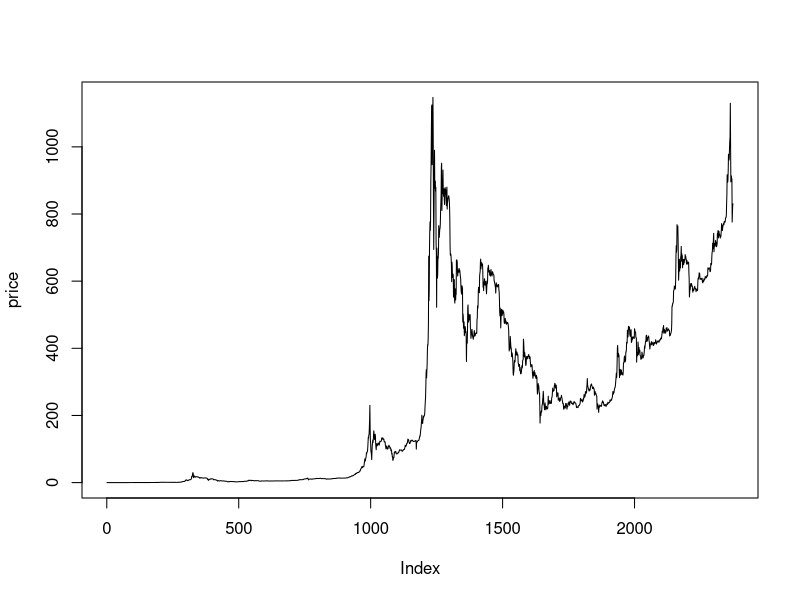
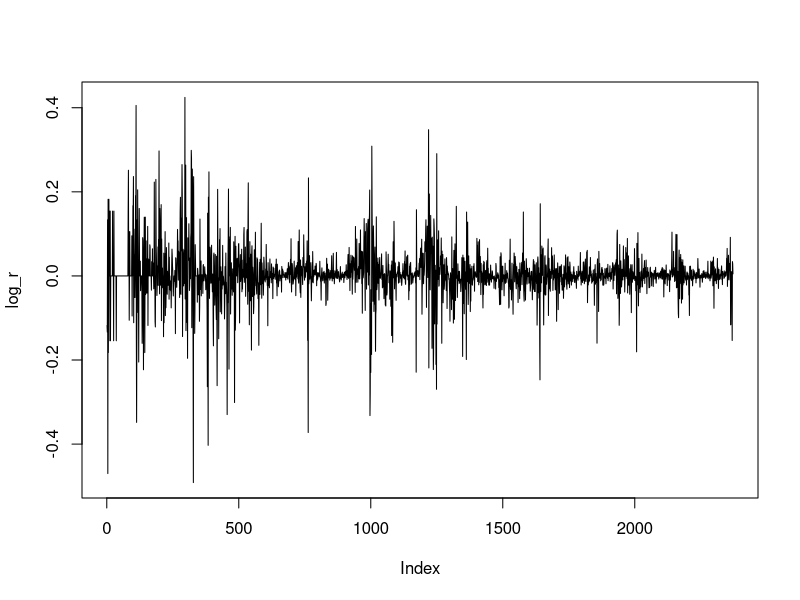
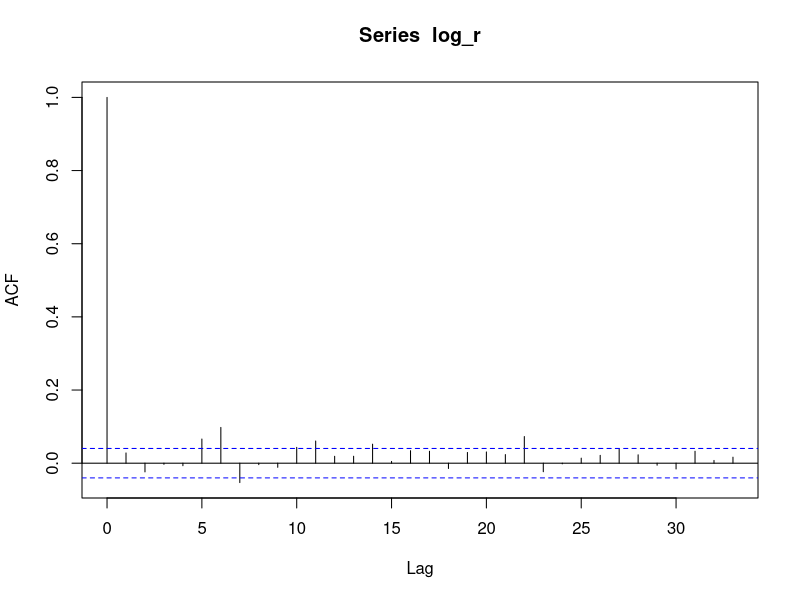
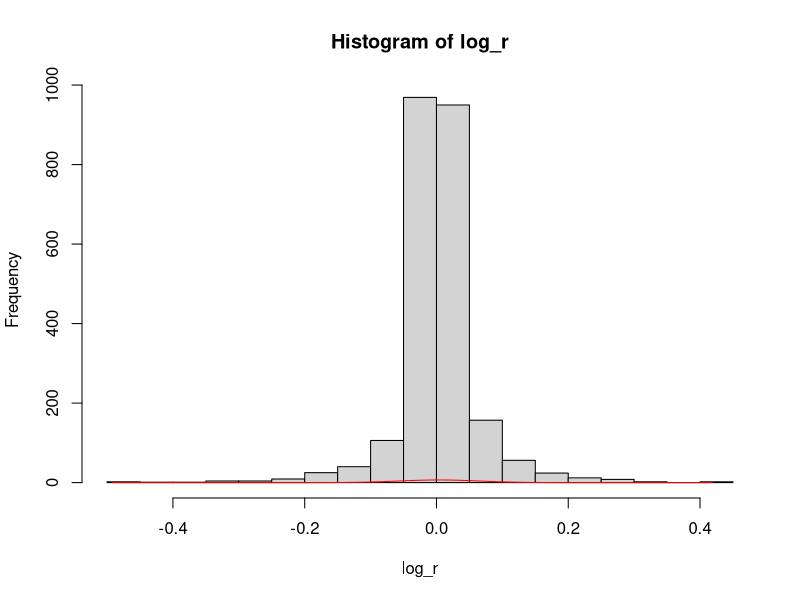
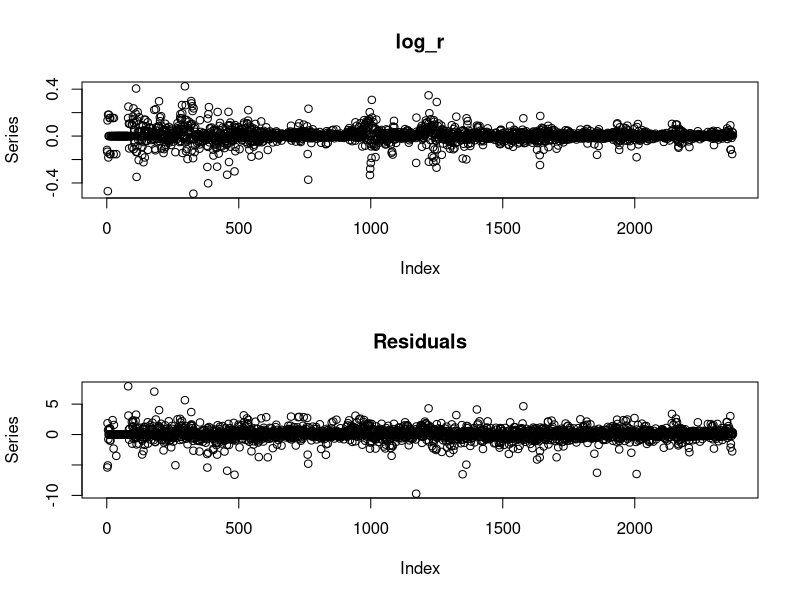
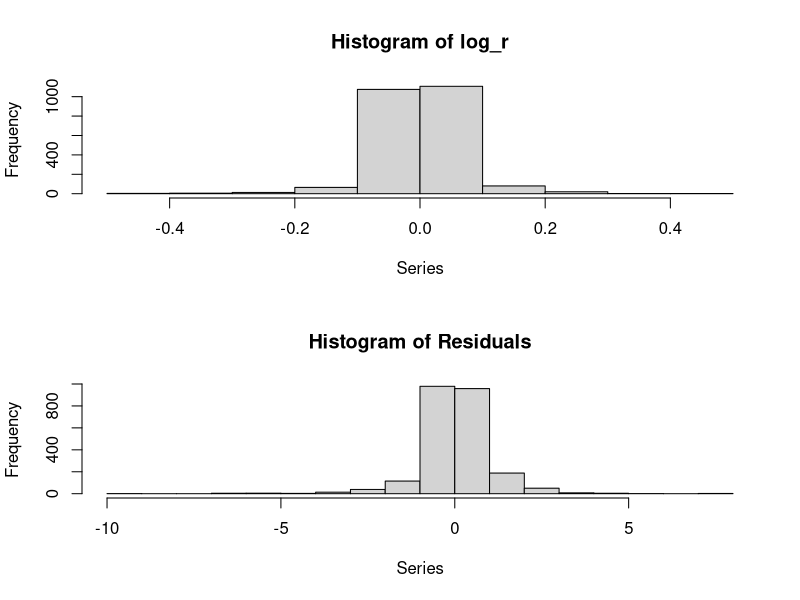
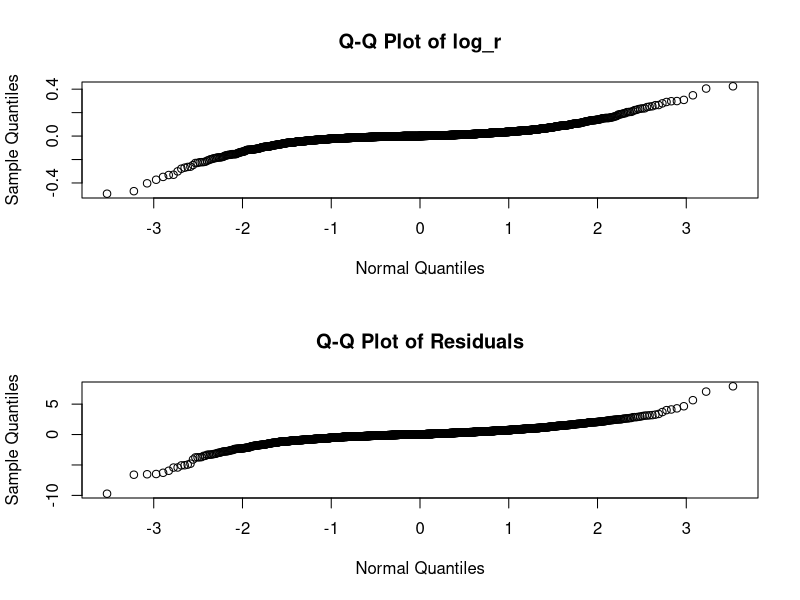
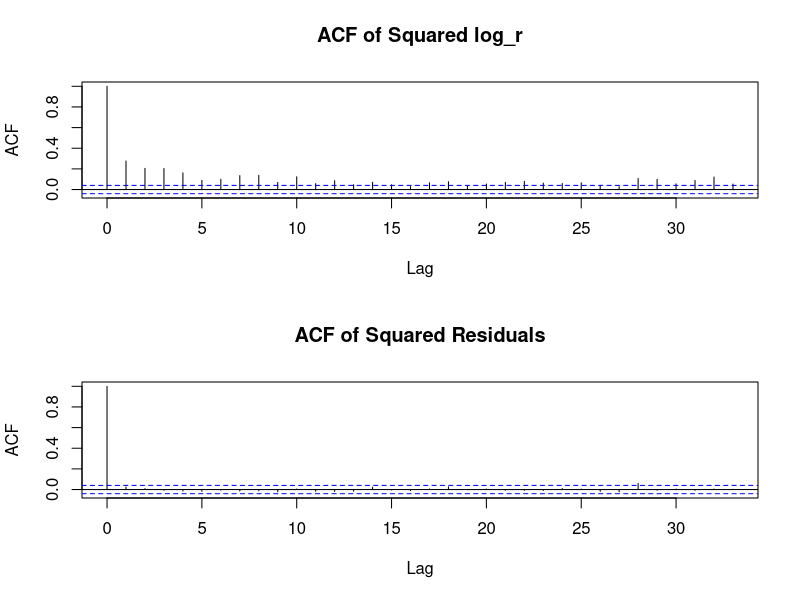

The R script that drew these images, in order: (Note: this script raises an error after producing the figures.)
library(tseries)
library(MASS)
library(stats)
library(fGarch)

date_price <- read.csv("dataa.csv", sep=",")
price <- date_price[1:2373,2]
plot(price,type='l')

log_r <- diff(log(price))
plot(log_r, type='l')
acf(log_r)

hist(log_r, breaks = 20)
osx<-seq(min(log_r),max(log_r), 0.01)
lines(osx, dnorm(osx, mean(log_r),sd(log_r)),col='red')


  ###test 1 - garch(1,1) 
garch11 <- garch(log_r)
summary(garch11)  # ARCH effects are filtered. However, 
plot(garch11, type='l')     # conditional normality seems to be violated


  #### prediction 
g = garchFit(~garch(1,1), log_r, cond.dist= "norm", include.mean=FALSE, trace=FALSE)  
omega = g@fit$matcoef[1,1]
alpha = g@fit$matcoef[2,1]
beta = g@fit$matcoef[3,1]

alpha+beta ### tesne>1 !!!!

sigma = omega + alpha * log_r[2372]^2 + beta*g@h.t[2372]   #compute sigma^2 for t+1
print(sigma)
plot(g)

##### testin prediction with 2000 data
g2 = garchFit(~garch(1,1), log_r[1:2000], cond.dist= "norm", include.mean=FALSE, trace=FALSE)  
omega2 = g2@fit$matcoef[1,1]
alpha2 = g2@fit$matcoef[2,1]
beta2 = g2@fit$matcoef[3,1]

alpha2+beta2 ###tesne >1 !!!!

sigma2 = omega2 + alpha2 * log_r[2000]^2 + beta2*g@h.t[2000]   #compute sigma^2 for t+1
print(sigma2)
plot(g2)
sigma2 = c()

### 2000:2372
for(i in 1:372){
  sigma2[i] = omega2 + alpha2 * log_r[1999+i]^2 + beta2*g@h.t[1999+i]
}
plot(sqrt(sigma2), type='l')

plot(g@h.t, type='l')
lines(seq(2001,2372,1), sigma2, col='red')
### same thing....
###
###2016-01/2017
plot(g@h.t[1994:2372], type='l')
###07/2010-12/2011
plot(g@h.t[1:532], type='l')
lines(g@h.t[1994:2372], col='red')

### variance with the Least Squares Fit
### 01/01/2011
variance <- ts(g@h.t[168:length(g@h.t)], start = c(2011), frequency = 365)
#plot(g@h.t, type='l')
plot(variance)
#abline(lsfit(201:(2011+2205), variance), col='red')

plot(g@h.t, type='l')
abline(lsfit(1:length(g@h.t), g@h.t), col='red')
a1 <- lsfit(1:length(g@h.t), g@h.t)
ls.print(a1)  ## Intercept  0.0093,

## 2blocks of data
par(mfrow=c(2,1))
#1
plot(g@h.t[1:1150], type='l')
abline(lsfit((1:1150), g@h.t[1:1150]), col='red')
#2
plot(g@h.t[1151:2372], type='l')
abline(lsfit((1151:2372), g@h.t[1151:2372]), col='red')
